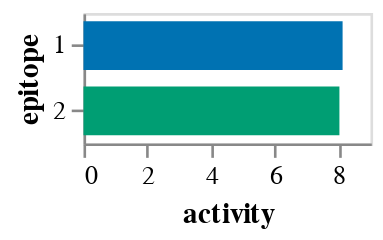

The notebook cell this image was saved under:
### Markdown cell above
Epitope activities:

### Code cell
model.activity_wt_barplot()

### Figure 1 — Vega-Lite specification as saved in the notebook (floating-point values rounded to 4 significant figures)
{"config": {"view": {"continuousWidth": 400, "continuousHeight": 300}, "axis": {"grid": false}}, "data": {"name": "data-4f29aa9bbeb71811f2ae17673eaae615"}, "mark": {"type": "bar", "size": 18.75}, "encoding": {"color": {"field": "epitope", "legend": null, "scale": {"domain": ["1", "2"], "range": ["#0072B2", "#009E73"]}, "type": "nominal"}, "tooltip": [{"field": "epitope", "type": "nominal"}, {"field": "activity", "format": ".2f", "type": "quantitative"}], "x": {"field": "activity", "title": "activity", "type": "quantitative"}, "y": {"field": "epitope", "sort": ["1", "2"], "type": "nominal"}}, "height": {"step": 25}, "width": 110, "$schema": "https://vega.github.io/schema/vega-lite/v5.2.0.json", "datasets": {"data-4f29aa9bbeb71811f2ae17673eaae615": [{"epitope": "1", "activity": 8.126}, {"epitope": "2", "activity": 8.026}]}}
